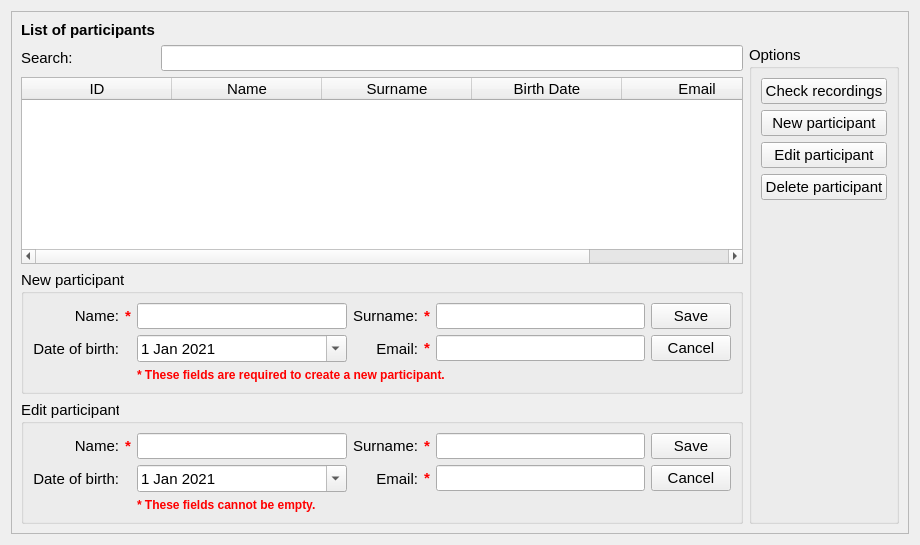
<?xml version="1.0" encoding="UTF-8"?>
<ui version="4.0">
 <class>Participants</class>
 <widget class="qMRMLWidget" name="Participants">
  <property name="geometry">
   <rect>
    <x>0</x>
    <y>0</y>
    <width>920</width>
    <height>545</height>
   </rect>
  </property>
  <layout class="QVBoxLayout" name="verticalLayout">
   <item>
    <widget class="QFrame" name="frame">
     <property name="font">
      <font>
       <pointsize>11</pointsize>
       <weight>50</weight>
       <bold>false</bold>
      </font>
     </property>
     <property name="frameShape">
      <enum>QFrame::StyledPanel</enum>
     </property>
     <property name="frameShadow">
      <enum>QFrame::Raised</enum>
     </property>
     <layout class="QGridLayout" name="gridLayout_2">
      <item row="4" column="0" colspan="2">
       <widget class="QGroupBox" name="editParticipantGroupBox">
        <property name="font">
         <font>
          <pointsize>11</pointsize>
          <weight>50</weight>
          <bold>false</bold>
         </font>
        </property>
        <property name="title">
         <string>Edit participant</string>
        </property>
        <layout class="QGridLayout" name="gridLayout">
         <item row="0" column="0">
          <widget class="QLabel" name="editParticipantLabel_1">
           <property name="font">
            <font>
             <pointsize>11</pointsize>
             <weight>50</weight>
             <bold>false</bold>
            </font>
           </property>
           <property name="text">
            <string>Name:</string>
           </property>
           <property name="alignment">
            <set>Qt::AlignRight|Qt::AlignTrailing|Qt::AlignVCenter</set>
           </property>
          </widget>
         </item>
         <item row="0" column="1">
          <widget class="QLabel" name="editParticipantNameWarning">
           <property name="text">
            <string>&lt;html&gt;&lt;head/&gt;&lt;body&gt;&lt;p&gt;&lt;span style=&quot; font-size:11pt; font-weight:600; color:#ff0000;&quot;&gt;*&lt;/span&gt;&lt;/p&gt;&lt;/body&gt;&lt;/html&gt;</string>
           </property>
          </widget>
         </item>
         <item row="0" column="2">
          <widget class="QLineEdit" name="editParticipantNameText">
           <property name="font">
            <font>
             <pointsize>11</pointsize>
             <weight>50</weight>
             <bold>false</bold>
            </font>
           </property>
          </widget>
         </item>
         <item row="0" column="3">
          <widget class="QLabel" name="editParticipantLabel_2">
           <property name="font">
            <font>
             <pointsize>11</pointsize>
             <weight>50</weight>
             <bold>false</bold>
            </font>
           </property>
           <property name="text">
            <string>Surname:</string>
           </property>
           <property name="alignment">
            <set>Qt::AlignRight|Qt::AlignTrailing|Qt::AlignVCenter</set>
           </property>
          </widget>
         </item>
         <item row="0" column="4">
          <widget class="QLabel" name="editParticipantSurnameWarning">
           <property name="text">
            <string>&lt;html&gt;&lt;head/&gt;&lt;body&gt;&lt;p&gt;&lt;span style=&quot; font-size:11pt; font-weight:600; color:#ff0000;&quot;&gt;*&lt;/span&gt;&lt;/p&gt;&lt;/body&gt;&lt;/html&gt;</string>
           </property>
          </widget>
         </item>
         <item row="0" column="5">
          <widget class="QLineEdit" name="editParticipantSurnameText">
           <property name="font">
            <font>
             <pointsize>11</pointsize>
             <weight>50</weight>
             <bold>false</bold>
            </font>
           </property>
          </widget>
         </item>
         <item row="0" column="6">
          <widget class="QPushButton" name="editParticipantSaveButton">
           <property name="font">
            <font>
             <pointsize>11</pointsize>
             <weight>50</weight>
             <bold>false</bold>
            </font>
           </property>
           <property name="text">
            <string>Save</string>
           </property>
          </widget>
         </item>
         <item row="1" column="0">
          <widget class="QLabel" name="editParticipantLabel_3">
           <property name="font">
            <font>
             <pointsize>11</pointsize>
             <weight>50</weight>
             <bold>false</bold>
            </font>
           </property>
           <property name="text">
            <string>Date of birth:</string>
           </property>
           <property name="alignment">
            <set>Qt::AlignRight|Qt::AlignTrailing|Qt::AlignVCenter</set>
           </property>
          </widget>
         </item>
         <item row="1" column="2">
          <widget class="QDateEdit" name="editParticipantBirthDateEdit">
           <property name="font">
            <font>
             <pointsize>11</pointsize>
             <weight>50</weight>
             <bold>false</bold>
            </font>
           </property>
           <property name="buttonSymbols">
            <enum>QAbstractSpinBox::UpDownArrows</enum>
           </property>
           <property name="calendarPopup">
            <bool>true</bool>
           </property>
           <property name="date">
            <date>
             <year>2021</year>
             <month>1</month>
             <day>1</day>
            </date>
           </property>
          </widget>
         </item>
         <item row="1" column="3">
          <widget class="QLabel" name="editParticipantLabel_4">
           <property name="font">
            <font>
             <pointsize>11</pointsize>
             <weight>50</weight>
             <bold>false</bold>
            </font>
           </property>
           <property name="text">
            <string>Email:</string>
           </property>
           <property name="alignment">
            <set>Qt::AlignRight|Qt::AlignTrailing|Qt::AlignVCenter</set>
           </property>
          </widget>
         </item>
         <item row="1" column="4">
          <widget class="QLabel" name="editParticipantEmailWarning">
           <property name="text">
            <string>&lt;html&gt;&lt;head/&gt;&lt;body&gt;&lt;p&gt;&lt;span style=&quot; font-size:11pt; font-weight:600; color:#ff0000;&quot;&gt;*&lt;/span&gt;&lt;/p&gt;&lt;/body&gt;&lt;/html&gt;</string>
           </property>
          </widget>
         </item>
         <item row="1" column="5">
          <widget class="QLineEdit" name="editParticipantEmailText">
           <property name="font">
            <font>
             <pointsize>11</pointsize>
             <weight>50</weight>
             <bold>false</bold>
            </font>
           </property>
          </widget>
         </item>
         <item row="1" column="6">
          <widget class="QPushButton" name="editParticipantCancelButton">
           <property name="font">
            <font>
             <pointsize>11</pointsize>
             <weight>50</weight>
             <bold>false</bold>
            </font>
           </property>
           <property name="text">
            <string>Cancel</string>
           </property>
          </widget>
         </item>
         <item row="2" column="2" colspan="4">
          <widget class="QLabel" name="editParticipantWarningMessageText">
           <property name="font">
            <font>
             <pointsize>11</pointsize>
             <weight>50</weight>
             <bold>false</bold>
            </font>
           </property>
           <property name="text">
            <string>&lt;html&gt;&lt;head/&gt;&lt;body&gt;&lt;p&gt;&lt;span style=&quot; font-size:9pt; font-weight:600; color:#ff0000;&quot;&gt;* These fields cannot be empty.&lt;/span&gt;&lt;/p&gt;&lt;/body&gt;&lt;/html&gt;</string>
           </property>
          </widget>
         </item>
        </layout>
       </widget>
      </item>
      <item row="1" column="1">
       <widget class="QLineEdit" name="participantSearchText">
        <property name="font">
         <font>
          <pointsize>11</pointsize>
          <weight>50</weight>
          <bold>false</bold>
         </font>
        </property>
       </widget>
      </item>
      <item row="0" column="0">
       <widget class="QLabel" name="label_1">
        <property name="font">
         <font>
          <pointsize>11</pointsize>
          <weight>75</weight>
          <bold>true</bold>
         </font>
        </property>
        <property name="text">
         <string>List of participants</string>
        </property>
       </widget>
      </item>
      <item row="1" column="0">
       <widget class="QLabel" name="label_2">
        <property name="font">
         <font>
          <pointsize>11</pointsize>
          <weight>50</weight>
          <bold>false</bold>
         </font>
        </property>
        <property name="text">
         <string>Search:</string>
        </property>
       </widget>
      </item>
      <item row="2" column="0" colspan="2">
       <widget class="QTableWidget" name="participantsTable">
        <property name="font">
         <font>
          <pointsize>11</pointsize>
          <weight>50</weight>
          <bold>false</bold>
         </font>
        </property>
        <property name="sizeAdjustPolicy">
         <enum>QAbstractScrollArea::AdjustToContents</enum>
        </property>
        <property name="editTriggers">
         <set>QAbstractItemView::NoEditTriggers</set>
        </property>
        <property name="alternatingRowColors">
         <bool>true</bool>
        </property>
        <property name="selectionMode">
         <enum>QAbstractItemView::SingleSelection</enum>
        </property>
        <property name="selectionBehavior">
         <enum>QAbstractItemView::SelectRows</enum>
        </property>
        <attribute name="horizontalHeaderDefaultSectionSize">
         <number>150</number>
        </attribute>
        <attribute name="horizontalHeaderStretchLastSection">
         <bool>true</bool>
        </attribute>
        <attribute name="verticalHeaderVisible">
         <bool>false</bool>
        </attribute>
        <column>
         <property name="text">
          <string>ID</string>
         </property>
        </column>
        <column>
         <property name="text">
          <string>Name</string>
         </property>
        </column>
        <column>
         <property name="text">
          <string>Surname</string>
         </property>
        </column>
        <column>
         <property name="text">
          <string>Birth Date</string>
         </property>
        </column>
        <column>
         <property name="text">
          <string>Email</string>
         </property>
        </column>
       </widget>
      </item>
      <item row="3" column="0" colspan="2">
       <widget class="QGroupBox" name="newParticipantGroupBox">
        <property name="font">
         <font>
          <pointsize>11</pointsize>
          <weight>50</weight>
          <bold>false</bold>
         </font>
        </property>
        <property name="title">
         <string>New participant</string>
        </property>
        <layout class="QGridLayout" name="gridLayout_3">
         <item row="0" column="0">
          <widget class="QLabel" name="newParticipantLabel_1">
           <property name="font">
            <font>
             <pointsize>11</pointsize>
             <weight>50</weight>
             <bold>false</bold>
            </font>
           </property>
           <property name="text">
            <string>Name:</string>
           </property>
           <property name="alignment">
            <set>Qt::AlignRight|Qt::AlignTrailing|Qt::AlignVCenter</set>
           </property>
          </widget>
         </item>
         <item row="0" column="1">
          <widget class="QLabel" name="newParticipantNameWarning">
           <property name="text">
            <string>&lt;html&gt;&lt;head/&gt;&lt;body&gt;&lt;p&gt;&lt;span style=&quot; font-size:11pt; font-weight:600; color:#ff0000;&quot;&gt;*&lt;/span&gt;&lt;/p&gt;&lt;/body&gt;&lt;/html&gt;</string>
           </property>
          </widget>
         </item>
         <item row="0" column="2">
          <widget class="QLineEdit" name="newParticipantNameText">
           <property name="font">
            <font>
             <pointsize>11</pointsize>
             <weight>50</weight>
             <bold>false</bold>
            </font>
           </property>
          </widget>
         </item>
         <item row="0" column="3">
          <widget class="QLabel" name="newParticipantLabel_2">
           <property name="font">
            <font>
             <pointsize>11</pointsize>
             <weight>50</weight>
             <bold>false</bold>
            </font>
           </property>
           <property name="text">
            <string>Surname:</string>
           </property>
           <property name="alignment">
            <set>Qt::AlignRight|Qt::AlignTrailing|Qt::AlignVCenter</set>
           </property>
          </widget>
         </item>
         <item row="0" column="4">
          <widget class="QLabel" name="newParticipantSurnameWarning">
           <property name="text">
            <string>&lt;html&gt;&lt;head/&gt;&lt;body&gt;&lt;p&gt;&lt;span style=&quot; font-size:11pt; font-weight:600; color:#ff0000;&quot;&gt;*&lt;/span&gt;&lt;/p&gt;&lt;/body&gt;&lt;/html&gt;</string>
           </property>
          </widget>
         </item>
         <item row="0" column="5">
          <widget class="QLineEdit" name="newParticipantSurnameText">
           <property name="font">
            <font>
             <pointsize>11</pointsize>
             <weight>50</weight>
             <bold>false</bold>
            </font>
           </property>
          </widget>
         </item>
         <item row="0" column="6">
          <widget class="QPushButton" name="newParticipantSaveButton">
           <property name="font">
            <font>
             <pointsize>11</pointsize>
             <weight>50</weight>
             <bold>false</bold>
            </font>
           </property>
           <property name="text">
            <string>Save</string>
           </property>
          </widget>
         </item>
         <item row="1" column="0">
          <widget class="QLabel" name="newParticipantLabel_3">
           <property name="font">
            <font>
             <pointsize>11</pointsize>
             <weight>50</weight>
             <bold>false</bold>
            </font>
           </property>
           <property name="text">
            <string>Date of birth:</string>
           </property>
           <property name="alignment">
            <set>Qt::AlignRight|Qt::AlignTrailing|Qt::AlignVCenter</set>
           </property>
          </widget>
         </item>
         <item row="1" column="2">
          <widget class="QDateEdit" name="newParticipantBirthDateEdit">
           <property name="font">
            <font>
             <pointsize>11</pointsize>
             <weight>50</weight>
             <bold>false</bold>
            </font>
           </property>
           <property name="buttonSymbols">
            <enum>QAbstractSpinBox::UpDownArrows</enum>
           </property>
           <property name="calendarPopup">
            <bool>true</bool>
           </property>
           <property name="date">
            <date>
             <year>2021</year>
             <month>1</month>
             <day>1</day>
            </date>
           </property>
          </widget>
         </item>
         <item row="1" column="3">
          <widget class="QLabel" name="newParticipantLabel_4">
           <property name="font">
            <font>
             <pointsize>11</pointsize>
             <weight>50</weight>
             <bold>false</bold>
            </font>
           </property>
           <property name="text">
            <string>Email:</string>
           </property>
           <property name="alignment">
            <set>Qt::AlignRight|Qt::AlignTrailing|Qt::AlignVCenter</set>
           </property>
          </widget>
         </item>
         <item row="1" column="4">
          <widget class="QLabel" name="newParticipantEmailWarning">
           <property name="text">
            <string>&lt;html&gt;&lt;head/&gt;&lt;body&gt;&lt;p&gt;&lt;span style=&quot; font-size:11pt; font-weight:600; color:#ff0000;&quot;&gt;*&lt;/span&gt;&lt;/p&gt;&lt;/body&gt;&lt;/html&gt;</string>
           </property>
          </widget>
         </item>
         <item row="1" column="5">
          <widget class="QLineEdit" name="newParticipantEmailText">
           <property name="font">
            <font>
             <pointsize>11</pointsize>
             <weight>50</weight>
             <bold>false</bold>
            </font>
           </property>
          </widget>
         </item>
         <item row="1" column="6">
          <widget class="QPushButton" name="newParticipantCancelButton">
           <property name="font">
            <font>
             <pointsize>11</pointsize>
             <weight>50</weight>
             <bold>false</bold>
            </font>
           </property>
           <property name="text">
            <string>Cancel</string>
           </property>
          </widget>
         </item>
         <item row="2" column="2" colspan="4">
          <widget class="QLabel" name="newParticipantWarningMessageText">
           <property name="font">
            <font>
             <pointsize>11</pointsize>
             <weight>50</weight>
             <bold>false</bold>
            </font>
           </property>
           <property name="text">
            <string>&lt;html&gt;&lt;head/&gt;&lt;body&gt;&lt;p&gt;&lt;span style=&quot; font-size:9pt; font-weight:600; color:#ff0000;&quot;&gt;* These fields are required to create a new participant.&lt;/span&gt;&lt;/p&gt;&lt;/body&gt;&lt;/html&gt;</string>
           </property>
          </widget>
         </item>
        </layout>
       </widget>
      </item>
      <item row="1" column="2" rowspan="4">
       <widget class="QGroupBox" name="optionsGroupBox">
        <property name="font">
         <font>
          <pointsize>11</pointsize>
          <weight>50</weight>
          <bold>false</bold>
         </font>
        </property>
        <property name="title">
         <string>Options</string>
        </property>
        <layout class="QVBoxLayout" name="verticalLayout_2">
         <item>
          <widget class="QPushButton" name="checkRecordingsButton">
           <property name="font">
            <font>
             <pointsize>11</pointsize>
             <weight>50</weight>
             <bold>false</bold>
            </font>
           </property>
           <property name="text">
            <string>Check recordings</string>
           </property>
          </widget>
         </item>
         <item>
          <widget class="QPushButton" name="newParticipantButton">
           <property name="text">
            <string>New participant</string>
           </property>
          </widget>
         </item>
         <item>
          <widget class="QPushButton" name="editParticipantButton">
           <property name="font">
            <font>
             <pointsize>11</pointsize>
             <weight>50</weight>
             <bold>false</bold>
            </font>
           </property>
           <property name="text">
            <string>Edit participant</string>
           </property>
          </widget>
         </item>
         <item>
          <widget class="QPushButton" name="deleteParticipantButton">
           <property name="font">
            <font>
             <pointsize>11</pointsize>
             <weight>50</weight>
             <bold>false</bold>
            </font>
           </property>
           <property name="text">
            <string>Delete participant</string>
           </property>
          </widget>
         </item>
         <item>
          <spacer name="verticalSpacer">
           <property name="font">
            <font>
             <pointsize>11</pointsize>
             <weight>50</weight>
             <bold>false</bold>
            </font>
           </property>
           <property name="orientation">
            <enum>Qt::Vertical</enum>
           </property>
           <property name="sizeHint" stdset="0">
            <size>
             <width>20</width>
             <height>40</height>
            </size>
           </property>
          </spacer>
         </item>
        </layout>
       </widget>
      </item>
     </layout>
    </widget>
   </item>
  </layout>
 </widget>
 <customwidgets>
  <customwidget>
   <class>qMRMLWidget</class>
   <extends>QWidget</extends>
   <header>qMRMLWidget.h</header>
   <container>1</container>
  </customwidget>
 </customwidgets>
 <resources/>
 <connections/>
</ui>
